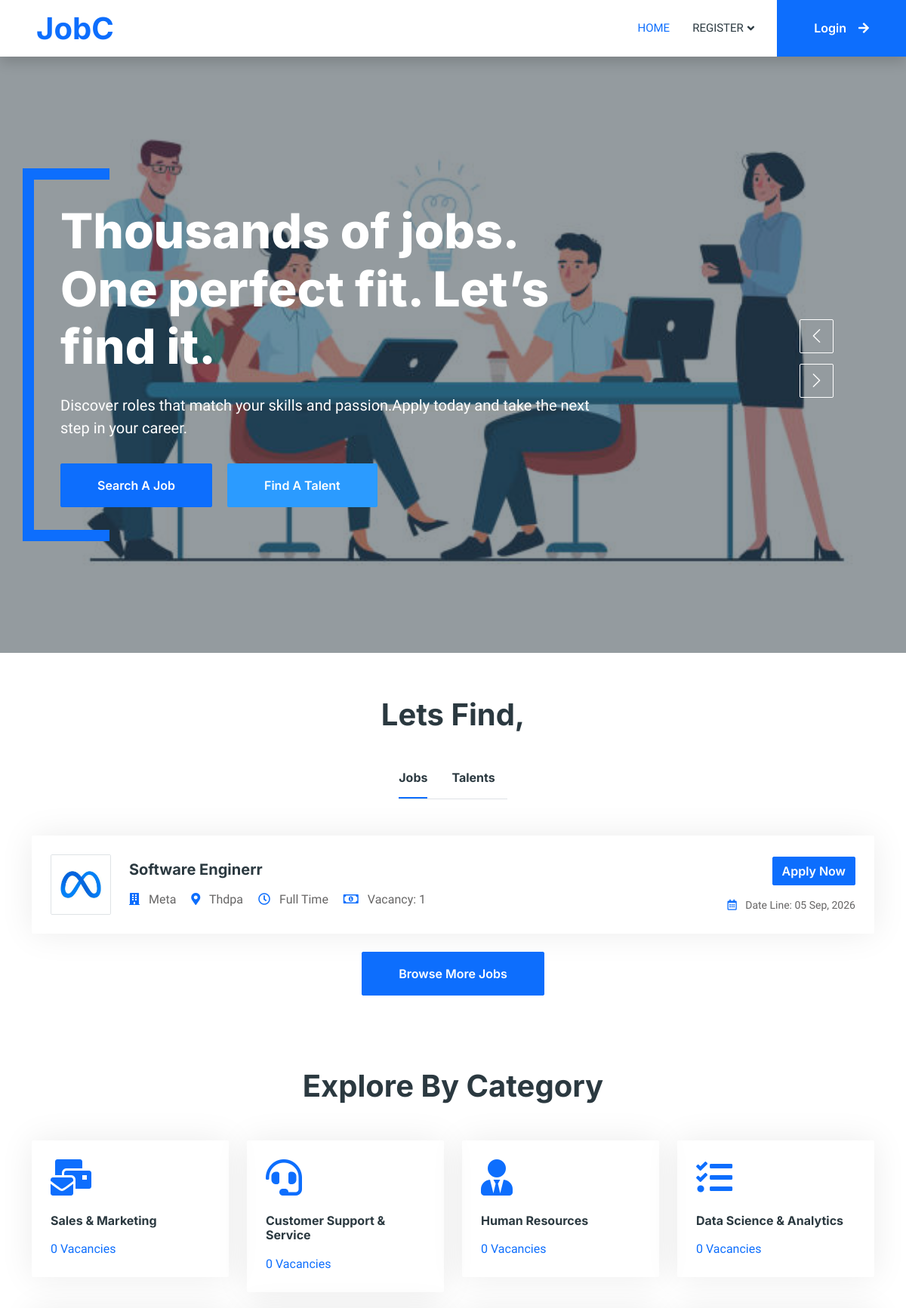
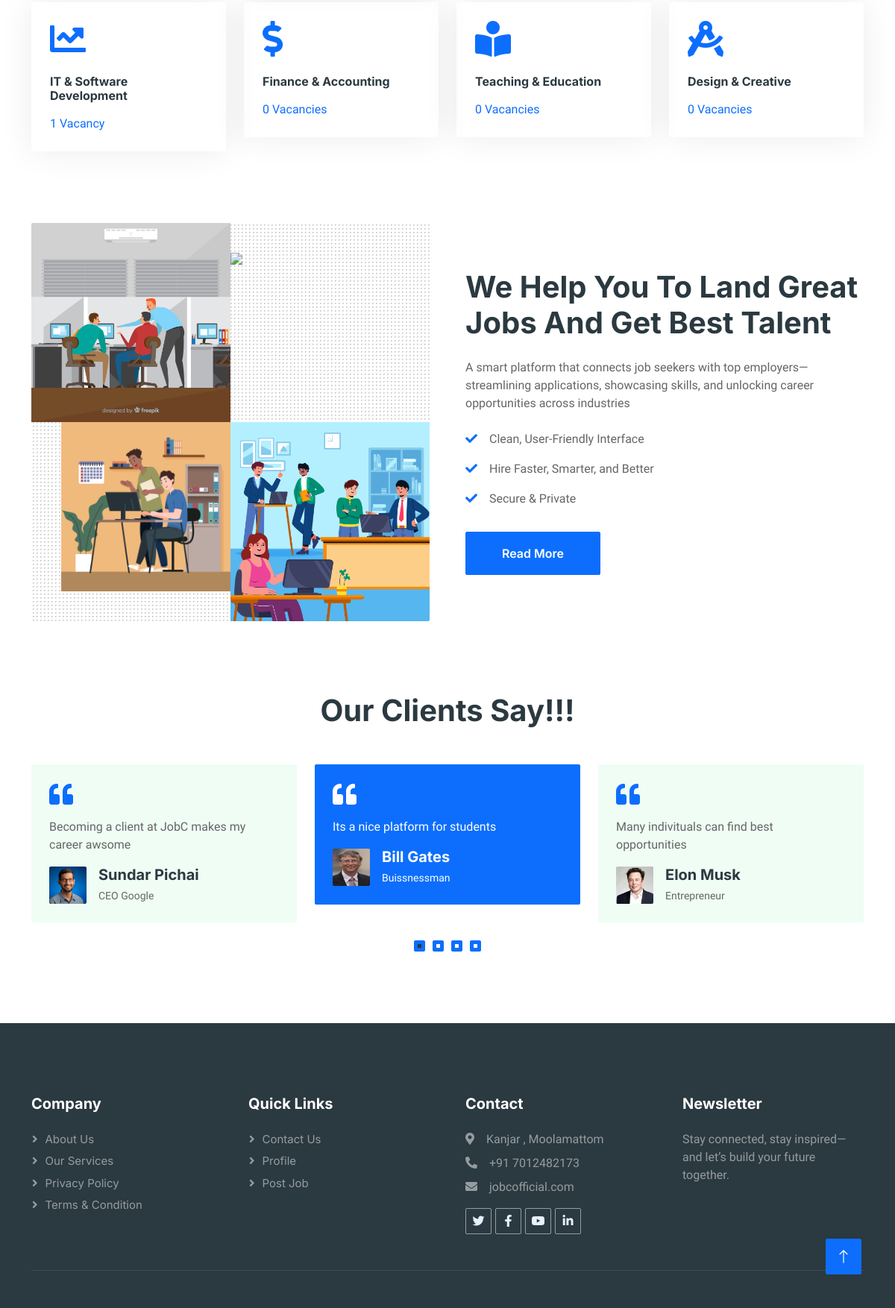
The page / on the database its author committed (2 pictures, top to bottom).
### tables this page shows
CREATE TABLE `tbl_job_poster` (
  `job_post_id` int(11) NOT NULL,
  `job_post_title` varchar(50) NOT NULL,
  `job_post_content` varchar(200) NOT NULL,
  `job_post_date` date NOT NULL,
  `job_post_status` int(5) NOT NULL DEFAULT 1,
  `job_post_vacancy` int(11) NOT NULL,
  `job_post_experience` varchar(50) NOT NULL,
  `job_post_location` varchar(100) NOT NULL,
  `job_post_deadline` date NOT NULL,
  `job_post_photo` varchar(500) NOT NULL,
  `company_id` int(11) NOT NULL,
  `job_type_id` int(11) NOT NULL,
  `job_category_id` int(11) NOT NULL
);

CREATE TABLE `tbl_company` (
  `company_id` int(11) NOT NULL,
  `company_name` varchar(50) NOT NULL,
  `company_email` varchar(50) NOT NULL,
  `company_contact` varchar(50) NOT NULL,
  `company_address` mediumtext NOT NULL,
  `company_password` varchar(50) NOT NULL,
  `company_status` int(50) NOT NULL DEFAULT 0,
  `company_date_join` date NOT NULL,
  `place_id` int(11) NOT NULL,
  `company_logo` varchar(700) NOT NULL,
  `company_proof` varchar(500) NOT NULL,
  `company_type` int(11) NOT NULL,
  `company_industry` int(11) NOT NULL,
  `about_company` varchar(200) NOT NULL
);

### Index.php (the view, shortened to what the rows shown need)
<!DOCTYPE html>
<html lang="en">
<head>
    <link href="https://cdnjs.cloudflare.com/ajax/libs/font-awesome/5.10.0/css/all.min.css" rel="stylesheet">
    <link href="https://cdn.jsdelivr.net/npm/bootstrap-icons@1.4.1/font/bootstrap-icons.css" rel="stylesheet">
    <link href="./Assets/Templates/Main/lib/animate/animate.min.css" rel="stylesheet">
    <link href="./Assets/Templates/Main/lib/owlcarousel/assets/owl.carousel.min.css" rel="stylesheet">
    <link href="./Assets/Templates/Main/css/bootstrap.min.css" rel="stylesheet">
    <link href="./Assets/Templates/Main/css/style.css" rel="stylesheet">
</head>
<body>
    <div class="container-xxl bg-white p-0">
        <nav class="navbar navbar-expand-lg bg-white navbar-light shadow sticky-top p-0">
            <a href="" class="navbar-brand d-flex align-items-center text-center py-0 px-4 px-lg-5">
                <h1 class="m-0 text-primary">JobC</h1>
            </a>
        </nav>
        <div class="container-fluid p-0">
            <div class="owl-carousel header-carousel position-relative">
                <div class="owl-carousel-item position-relative">
                    <div class="position-absolute top-0 start-0 w-100 h-100 d-flex align-items-center" style="background: rgba(43, 57, 64, .5);">
                        <div class="container">
                            <div class="row justify-content-start">
                                <div class="col-10 col-lg-8">
                                    <h1 class="display-3 text-white animated slideInDown mb-4">Thousands of jobs. One perfect fit. Let’s find it.</h1>
                                </div>
                            </div>
                        </div>
                    </div>
                </div>
            </div>
        </div>
<div class="container-xxl py-5">
    <div class="container">
        <h1 class="text-center mb-5 wow fadeInUp" data-wow-delay="0.1s">Lets Find,</h1>
        <div class="tab-class text-center wow fadeInUp" data-wow-delay="0.3s">
            <div class="tab-content">
                <div id="tab-1" class="tab-pane fade show p-0 active">
                    <?php
                    include("./Assets/Connection/connection.php");
                    $selQry = "SELECT j.*, c.company_name, c.company_logo
                               FROM tbl_job_poster j
                               INNER JOIN tbl_company c ON j.company_id = c.company_id
                               WHERE j.job_post_status = 1
                               ORDER BY RAND()
                               LIMIT 5";
                    $result = $con->query($selQry);
                    if ($result && $result->num_rows > 0) {
                        while ($data = $result->fetch_assoc()) {
                            ?>
                            <div class="job-item p-4 mb-4">
                                <div class="row g-4">
                                    <div class="col-sm-12 col-md-8 d-flex align-items-center">
                                        <img class="flex-shrink-0 img-fluid border rounded"
                                             src="./Assets/Files/CompanyDocs/<?php echo htmlspecialchars($data['company_logo']); ?>"
                                             alt="<?php echo htmlspecialchars($data['company_name']); ?>"
                                             style="width: 80px; height: 80px; object-fit: cover;">
                                        <div class="text-start ps-4">
                                            <h5 class="mb-3"><?php echo htmlspecialchars($data['job_post_title']); ?></h5>
                                            <span class="text-truncate me-3">
                                                <i class="fa fa-building text-primary me-2"></i>
                                                <?php echo htmlspecialchars($data['company_name']); ?>
                                            </span>
                                            <span class="text-truncate me-3">
                                                <i class="fa fa-map-marker-alt text-primary me-2"></i>
                                                <?php echo htmlspecialchars($data['job_post_location']); ?>
                                            </span>
                                            <span class="text-truncate me-3">
                                                <i class="far fa-clock text-primary me-2"></i>
                                                Full Time
                                            </span>
                                            <span class="text-truncate me-0">
                                                <i class="far fa-money-bill-alt text-primary me-2"></i>
                                                Vacancy: <?php echo htmlspecialchars($data['job_post_vacancy']); ?>
                                            </span>
                                        </div>
                                    </div>
                                    <div class="col-sm-12 col-md-4 d-flex flex-column align-items-start align-items-md-end justify-content-center">
                                        <div class="d-flex mb-3">
                                            <a class="btn btn-primary"
                                               href="Guest/Login.php">
                                                Apply Now
                                            </a>
                                        </div>
                                        <small class="text-truncate">
                                            <i class="far fa-calendar-alt text-primary me-2"></i>
                                            Date Line: <?php echo date("d M, Y", strtotime($data['job_post_deadline'])); ?>
                                        </small>
                                    </div>
                                </div>
                            </div>
                            <?php
                        }
                    } else {
                        echo '<div class="alert alert-info">No job listings available right now.</div>';
                    }
                    ?>
                </div>
            </div>
        </div>
    </div>
</div>
<div class="container-xxl py-5">
    <div class="container">
        <h1 class="text-center mb-5 wow fadeInUp" data-wow-delay="0.1s">Explore By Category</h1>
    </div>
</div>
        <div class="container-xxl py-5">
            <div class="container">
                <div class="row g-5 align-items-center">
                    <div class="col-lg-6 wow fadeIn" data-wow-delay="0.5s">
                        <h1 class="mb-4">We Help You To Land Great Jobs And Get Best Talent</h1>
                    </div>
                </div>
            </div>
        </div>
        <div class="container-xxl py-5 wow fadeInUp" data-wow-delay="0.1s">
            <div class="container">
                <h1 class="text-center mb-5">Our Clients Say!!!</h1>
            </div>
        </div>
    </div>
</body>
</html>

### rows shown on the page
tbl_job_poster: company.company_name (picture), job_post_title "Software Enginerr", company.company_name "Meta", job_post_location "Thdpa", job_post_vacancy "1", job_post_deadline "05 Sep, 2026"

### other values the page prints
$c['name'] "Sales & Marketing"
$vacCount "0"
$c['name'] "Customer Support & Service"
$c['name'] "Human Resources"
$c['name'] "Data Science & Analytics"
$c['name'] "IT & Software Development"
$vacCount "1"
$c['name'] "Finance & Accounting"
$c['name'] "Teaching & Education"
$c['name'] "Design & Creative"
